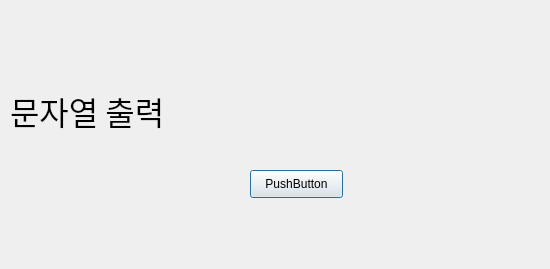
<?xml version="1.0" encoding="UTF-8"?>
<ui version="4.0">
 <class>Dialog</class>
 <widget class="QDialog" name="Dialog">
  <property name="geometry">
   <rect>
    <x>0</x>
    <y>0</y>
    <width>550</width>
    <height>269</height>
   </rect>
  </property>
  <property name="windowTitle">
   <string>Dialog</string>
  </property>
  <widget class="QLabel" name="label">
   <property name="geometry">
    <rect>
     <x>10</x>
     <y>80</y>
     <width>511</width>
     <height>61</height>
    </rect>
   </property>
   <property name="font">
    <font>
     <family>맑은 고딕</family>
     <pointsize>24</pointsize>
    </font>
   </property>
   <property name="text">
    <string>문자열 출력</string>
   </property>
  </widget>
  <widget class="QPushButton" name="pushButton">
   <property name="geometry">
    <rect>
     <x>250</x>
     <y>170</y>
     <width>93</width>
     <height>28</height>
    </rect>
   </property>
   <property name="text">
    <string>PushButton</string>
   </property>
  </widget>
 </widget>
 <resources/>
 <connections/>
</ui>
